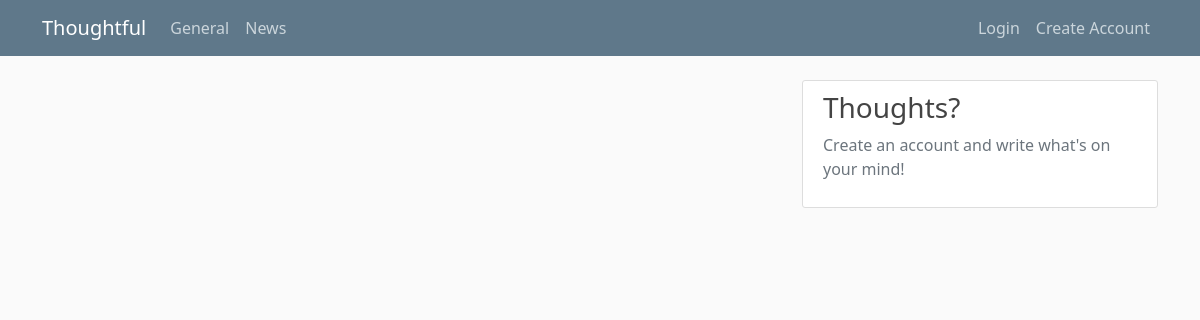
/, run on an earlier commit of the app's database.
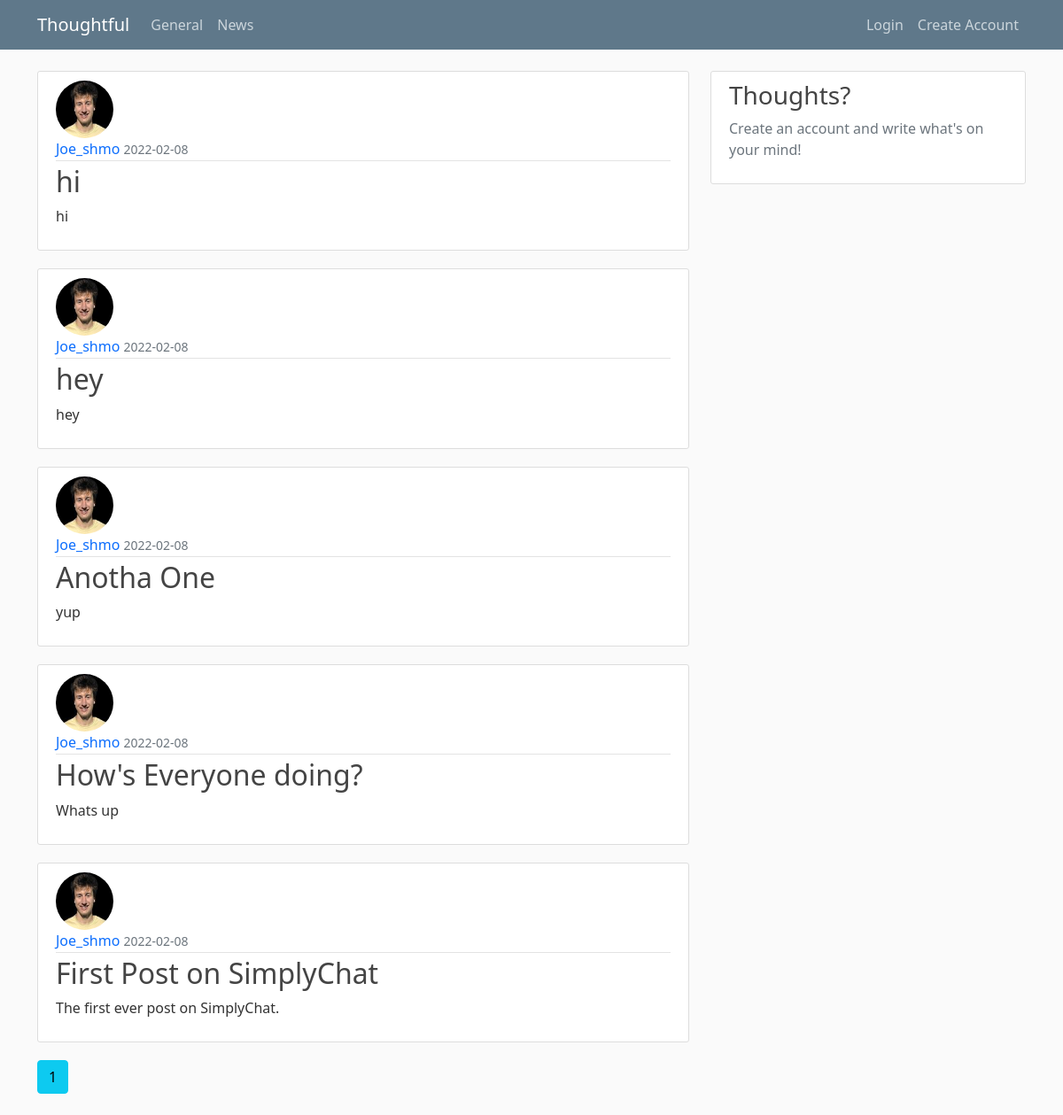
And on a later commit of the database.
### App/models.py (models this page shows, shortened)
class Post(db.Model):
     id = db.Column(db.Integer, primary_key = True)
     title = db.Column(db.String(100), nullable = False)
     date_posted = db.Column(db.DateTime, nullable = False, default = datetime.utcnow)
     content = db.Column(db.Text, nullable = False)
     user_id = db.Column(db.Integer, db.ForeignKey('user.id'), nullable = False)

class User(db.Model, UserMixin):
    id = db.Column(db.Integer, primary_key = True)
    username = db.Column(db.String(20), unique = True, nullable = False)
    email = db.Column(db.String(100), unique = True, nullable = False)
    image_file = db.Column(db.String(20), nullable = False, default = 'default.jpg')
    password = db.Column(db.String(60), nullable = False)
    posts = db.relationship('Post', backref = 'author', lazy = True)

### App/main/routes.py (the view)
@main.route("/home")
@main.route("/")
def home():
    page = request.args.get('page', 1, type=int)
    posts = Post.query.order_by(Post.date_posted.desc()).paginate(page=page, per_page = 5)
    return render_template('home.html', posts=posts)

### App/templates/home.html (shortened to what this page needs)
{% extends 'layout.html' %}
{% block content %}
    {% for post in posts.items %}
    <article class="media content-section">
        <img class="rounded-circle article-img" src="{{ url_for('static', filename='profile_pics/' + post.author.image_file) }}">
        <div class="media-body">
          <div class="article-metadata">
            <a class="mr-2" style = "text-decoration: none" href="{{ url_for('users.user_posts', username=post.author.username) }}">{{ post.author.username }}</a>
            <small class="text-muted">{{ post.date_posted.strftime('%Y-%m-%d') }}</small>
          </div>
          <h2><a class="article-title" href="{{ url_for('posts.post', post_id=post.id) }}">{{ post.title }}</a></h2>
          <p class="article-content">{{ post.content }}</p>
        </div>
      </article>
    {% endfor %}
    {% for page_num in posts.iter_pages(left_edge=1, right_edge=1, left_current=1, right_current=2) %}
      {% if page_num %}
        {% if posts.page == page_num %}
          <a class="btn btn-info mb-4" href="{{ url_for('main.home', page=page_num) }}">{{ page_num }}</a>
        {% else %}
          <a class="btn btn-outline-info mb-4" href="{{ url_for('main.home', page=page_num) }}">{{ page_num }}</a>
        {% endif %}
      {% endif %}
      {% endfor %}
{% endblock content %}
{% block news %}
<div class="col-md-4">
    <div class="content-section">
      <h3>Thoughts?</h3>
      <p class='text-muted'>Create an account and write what's on your mind!
      </p>
</div>
{% endblock news %}

### App/templates/layout.html (shortened to what this page needs)
<!DOCTYPE html>
<html lang="en">
<head>
<link href="https://cdn.jsdelivr.net/npm/bootstrap@5.1.3/dist/css/bootstrap.min.css" rel="stylesheet">
<link href="{{ url_for('static', filename='main.css') }}" rel="stylesheet" type="text/css">
</head>
<body>
    <header class="site-header">
        <nav class="navbar navbar-expand-md navbar-dark bg-steel fixed-top">
          <div class="container">
            <a class="navbar-brand mr-4" href="/">Thoughtful</a>
            <div class="collapse navbar-collapse" id="navbarToggle">
              <div class="navbar-nav mr-auto">
                <a class="nav-item nav-link" href="/">General</a>
                <a class="nav-item nav-link" href="{{ url_for('main.news') }}">News</a>
              </div>
            <div class="navbar-nav ms-auto">
              {% if current_user.is_authenticated %}
                <a class="nav-item nav-link" href="{{ url_for('posts.new_post') }}">New Post</a>
                <a class="nav-item nav-link" href="{{ url_for('users.account') }}">Account</a>
                <a class="nav-item nav-link" href="{{ url_for('users.logout') }}">Logout</a>
              {% else %}
                <a class="nav-item nav-link" href="{{ url_for('users.login') }}">Login</a>
                <a class="nav-item nav-link" href="{{ url_for('users.register') }}">Create Account</a>
              {% endif %}
            </div>
           </div>
          </div>
        </nav>
    </header>
    <main role="main" class="container">
        <div class="row">
          <div class="col-md-8">
            {% block content %}{% endblock %}
          </div>
          {% block news %}{% endblock %}
          </div>
        </div>
      </main>
</body>
</html>
</body>
</html>

### App/static/main.css (style rules this page uses)
body { background: #fafafa; color: #333333; margin-top: 5rem; }
h1, h2, h3, h4, h5, h6 { color: #444444; }
.bg-steel { background-color: #5f788a; }
.site-header .navbar-nav .nav-link { color: #cbd5db; }
.content-section { background: #ffffff; padding: 10px 20px; border: 1px solid #dddddd; border-radius: 3px; margin-bottom: 20px; }
.article-title { color: #444444; text-decoration: none; }
.article-content { white-space: pre-line; text-decoration: none; }
.article-img { height: 65px; width: 65px; margin-right: 16px; }
.article-metadata { padding-bottom: 1px; margin-bottom: 4px; border-bottom: 1px solid #e3e3e3 }

What changed in the data, as far as the page shows it:
added Post: image_file (picture), author.username "Joe_shmo", date_posted "2022-02-08", title "hi", content "hi"
added Post: image_file (picture), author.username "Joe_shmo", date_posted "2022-02-08", title "hey", content "hey"
added Post: image_file (picture), author.username "Joe_shmo", date_posted "2022-02-08", title "Anotha One", content "yup"
added Post: image_file (picture), author.username "Joe_shmo", date_posted "2022-02-08", title "How's Everyone doing?", content "Whats up"
added Post: image_file (picture), author.username "Joe_shmo", date_posted "2022-02-08", title "First Post on SimplyChat", content "The first ever post on SimplyChat."
Also different on the page:
new list line: "1"
